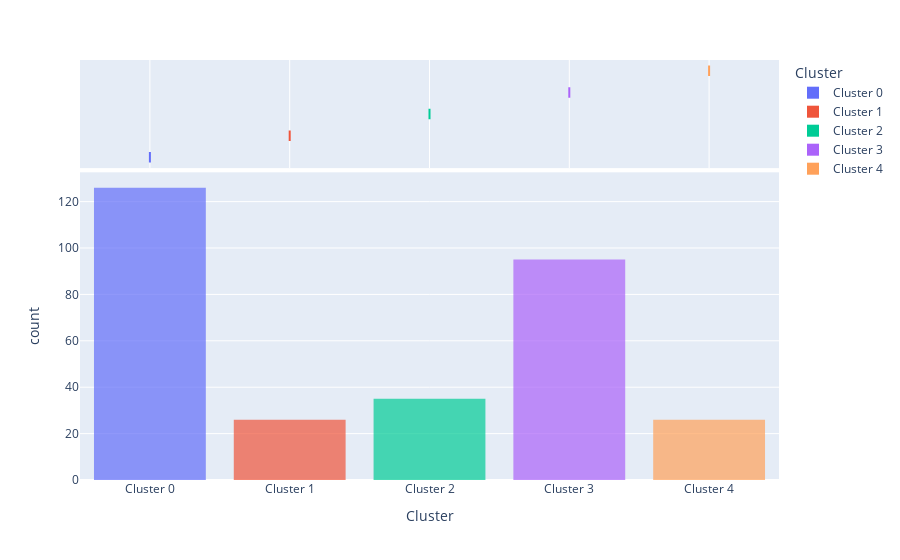

The notebook cell this image was saved under:
### Code cell
plot_model(model,plot='distribution')
